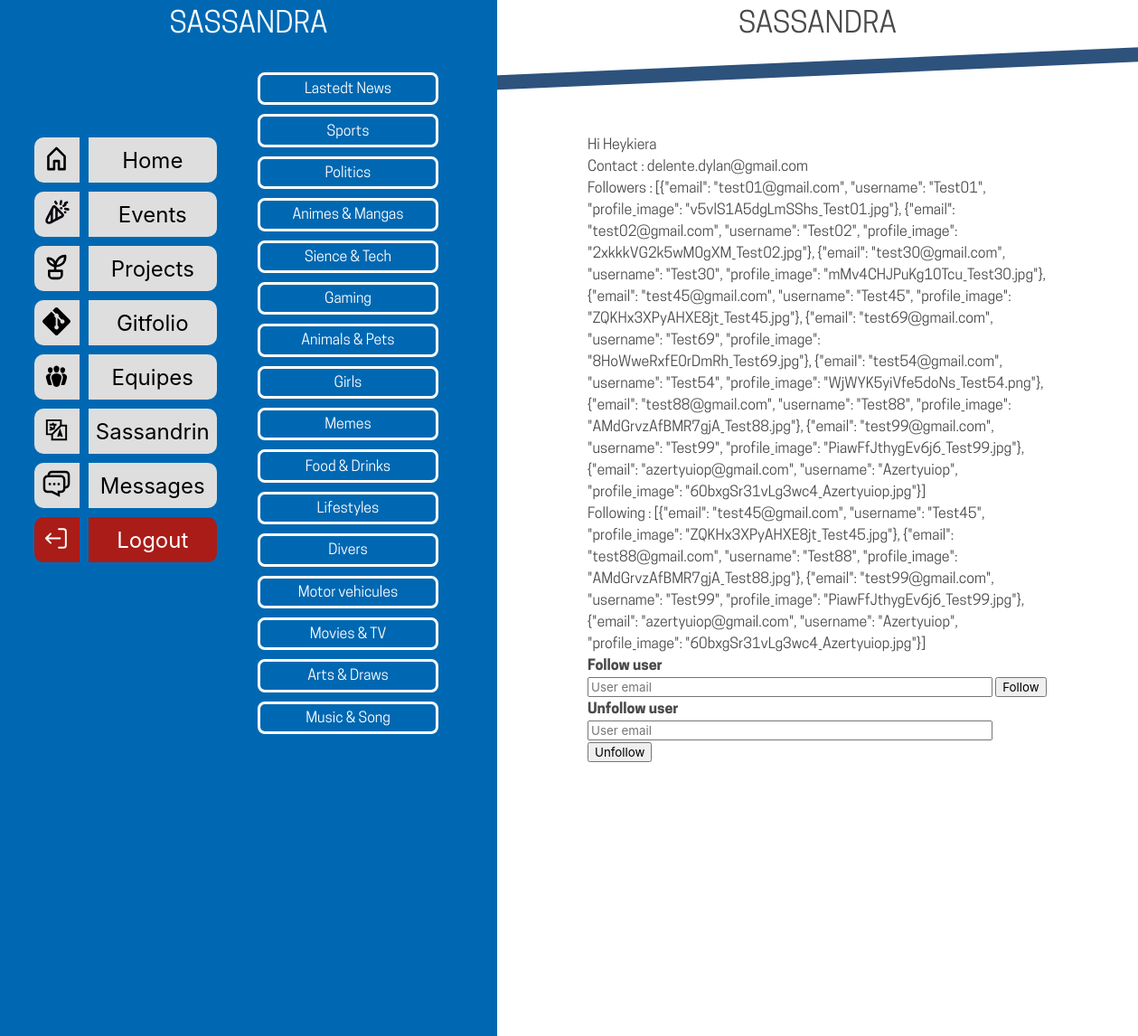
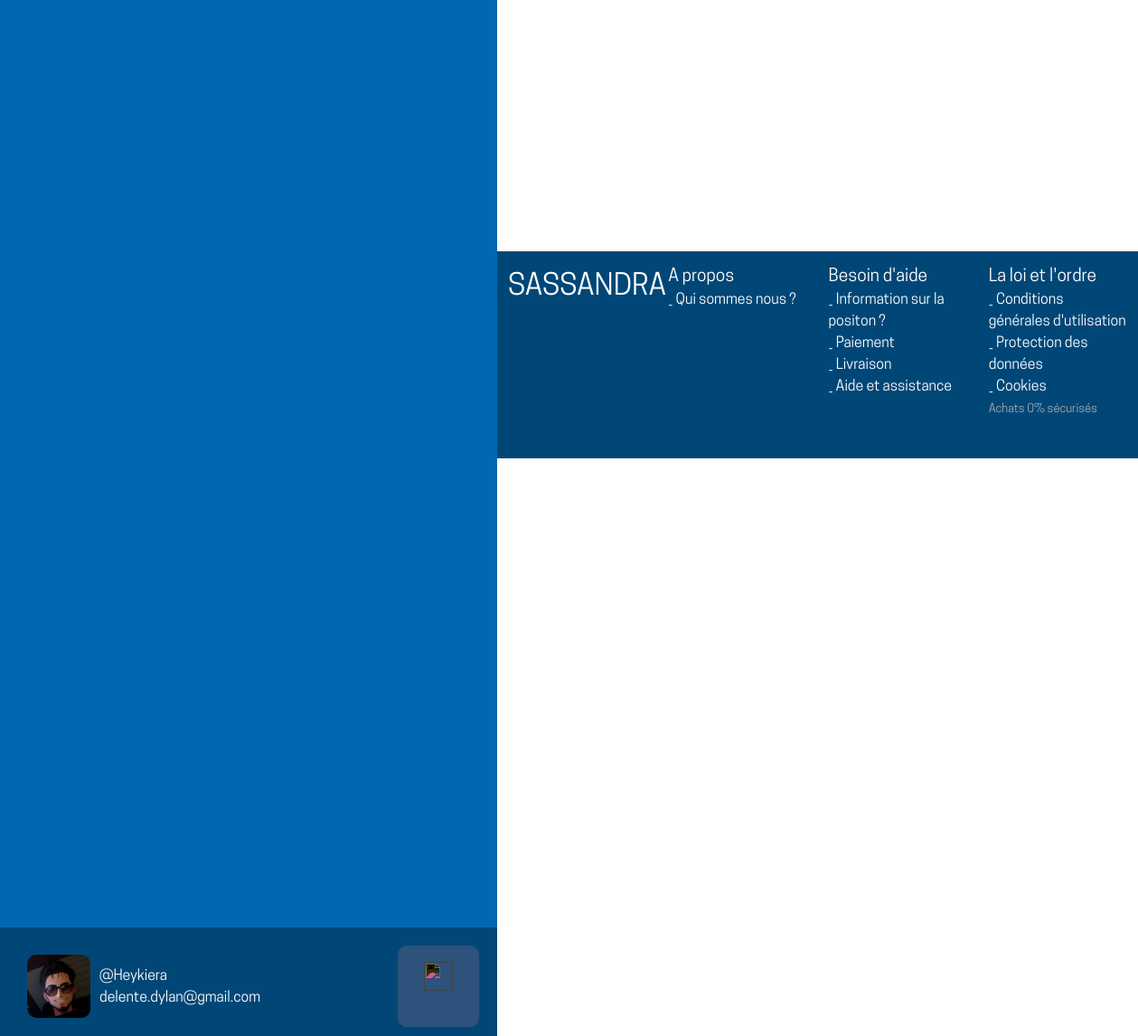
The app's page /home (signed in) with its own data (2 pictures, top to bottom).
### app.py (models this page shows, shortened)
class User(db.Model, UserMixin):
    id = db.Column(db.Integer, primary_key=True, default=lambda: random.randint(10000000, 99999999))
    username = db.Column(db.String(80), unique=True, nullable=False)
    email = db.Column(db.String(120), unique=True, nullable=False)
    password = db.Column(db.String(120), nullable=False)
    profile_image = db.Column(db.String(120), nullable=True)
    following = db.Column(db.JSON)
    followers = db.Column(db.JSON)
    descript = db.Column(db.String(240))

### app.py (the view)
@app.route('/home')
@login_required
def home():
    return render_template('home.html')

### app.py (called while the page is built)
@login_manager.user_loader
def load_user(user_id):
    return User.query.get(int(user_id))

### templates/home.html (shortened to what this page needs)
<!DOCTYPE html>
<html lang="fr">
    <head>
        <link rel="stylesheet" href="../static/css/bulma.min.css">
        <link rel="stylesheet" href="../static/css/style2.css">
    </head>
    <body>
        <aside>
            <header>
                <h1>SASSANDRA</h1>
            </header>
            <nav class="nav-list" id="nav">
                <li>
                    <button class="icon" onclick= "window.location.href='{{ url_for('home') }}';"><img src="../static/img/svg/home.svg" alt=""></button>
                    <button class="btn selector active">Home</button>
                    <ul class="hide">
                        <li><label><input type="checkbox"><span>Lastedt News</span></label></li>
                        <li><label><input type="checkbox"><span>Sports</span></label></li>
                        <li><label><input type="checkbox"><span>Politics</span></label></li>
                        <li><label><input type="checkbox"><span>Animes & Mangas</span></label></li>
                        <li><label><input type="checkbox"><span>Sience & Tech</span></label></li>
                        <li><label><input type="checkbox"><span>Gaming</span></label></li>
                        <li><label><input type="checkbox"><span>Animals & Pets</span></label></li>
                        <li><label><input type="checkbox"><span>Girls</span></label></li>
                        <li><label><input type="checkbox"><span>Memes</span></label></li>
                        <li><label><input type="checkbox"><span>Food & Drinks</span></label></li>
                        <li><label><input type="checkbox"><span>Lifestyles</span></label></li>
                        <li><label><input type="checkbox"><span>Divers</span></label></li>
                        <li><label><input type="checkbox"><span>Motor vehicules</span></label></li>
                        <li><label><input type="checkbox"><span>Movies & TV</span></label></li>
                        <li><label><input type="checkbox"><span>Arts & Draws</span></label></li>
                        <li><label><input type="checkbox"><span>Music & Song</span></label></li>
                    </ul>
                </li>
                <li>
                    <button class="icon" onclick= "window.location.href='{{ url_for( 'events' ) }}';"><img src="../static/img/svg/events.svg" alt=""></button>
                    <button class="btn selector">Events</button>
                </li>
                <li>
                    <button class="icon" onclick= "window.location.href='{{ url_for( 'projects' ) }}';"><img src="../static/img/svg/projects.svg" alt=""></button>
                    <button class="btn selector">Projects</button>
                </li>
                <li>
                    <button class="icon" onclick= "window.location.href='{{ url_for( 'gitfolio' ) }}';"><img src="../static/img/svg/git.svg" alt=""></button>
                    <button class="btn selector">Gitfolio</button>
                </li>
                <li>
                    <button class="icon" onclick= "window.location.href='{{ url_for( 'groups' ) }}';"><img src="../static/img/svg/groups.svg" alt=""></button>
                    <button class="btn selector">Equipes</button>
                </li>
                <li>
                    <button class="icon" onclick= "window.location.href='{{ url_for( 'sassandrin' ) }}';"><img src="../static/img/svg/language.svg" alt=""></button>
                    <button class="btn selector">Sassandrin</button>
                </li>
                <li>
                    <button class="icon" onclick= "window.location.href='{{ url_for( 'messages' ) }}';"><img src="../static/img/svg/messages.svg" alt=""></button>
                    <button class="btn selector">Messages</button>
                </li>
                <li>
                    <button class="icon logout" onclick= "window.location.href='{{ url_for( 'logout' ) }}';"><img src="../static/img/svg/logout.svg" alt=""></button>
                    <button class="btn selector logout" onclick= "window.location.href='{{ url_for( 'logout' ) }}';">Logout</button>
                </li>
            </nav>
            <footer>
                <div class="user-info" onclick= "window.location.href='{{ url_for( 'profile' ) }}';">
                <img src="{{ url_for('static', filename='uploads/' + current_user.profile_image) }}" alt="User Picture">
                    <div class="user-details">
                        <h3 class="username">@{{ current_user.username }}</h3>
                        <p class="user-email">{{ current_user.email }}</p>
                    </div>
                </div >
                <div class="settings" onclick= "window.location.href='{{ url_for( 'settings' ) }}';">
                    <img src="../static/img/svg/settings-gear.svg" alt="">
                </div>
            </footer>
        </aside>
        <section>
            <header>
                <h1>SASSANDRA</h1>
            </header>
            <div class="container">
                <div class="post">
                    {% if current_user.is_authenticated %}
                        <p>Hi {{ current_user.username }}</p>
                        <p>Contact : {{ current_user.email }}</p>
                        <p>Followers : {{ current_user.followers }}</p>
                        <p>Following : {{ current_user.following }}</p>
                    {% endif %}
                    <form id="follow-user" action="/follow" method="post">
                        <div class="follow">
                            <label for="follow-email"><b>Follow user</b></label>
                            <input type="text" placeholder="User email" name="follow-email" size="45" required>
                            <button type="submit">Follow</button>
                        </div>
                    </form>
                    <form id="unfollow-user" action="/unfollow" method="post">
                        <div class="follow">
                            <label for="unfollow-email"><b>Unfollow user</b></label>
                            <input type="text" placeholder="User email" name="unfollow-email" size="45" required>
                            <button type="submit">Unfollow</button>
                        </div>
                    </form>
                    <br><br><br><br><br><br><br><br><br><br>
                    <br><br><br><br><br><br><br><br><br><br>
                </div>
            </div>
            <footer>
                <div class="column">
                    <h1 style="font-size: xx-large;">SASSANDRA</h1>
                </div>
                <div class="column">
                    <h2 style="font-size: larger;">A propos</h2>
                    <p>_ Qui sommes nous ?</p>
                </div>
                <div class="column">
                    <h2 style="font-size: larger;">Besoin d'aide</h2>
                    <p>_ Information sur la positon ?</p>
                    <p>_ Paiement</p>
                    <p>_ Livraison</p>
                    <p>_ Aide et assistance</p>
                </div>
                <div class="column">
                    <h2 style="font-size: larger;">La loi et l'ordre</h2>
                    <p>_ Conditions générales d'utilisation</p>
                    <p>_ Protection des données</p>
                    <p>_ Cookies</p>
                    <span style="color: darkgray; font-size: small;">Achats 0% sécurisés</span>
                </div>
            </footer>
        </section>
    </body>
</html>

### static/css/style2.css (style rules this page uses)
:root { --gouttiere: 2.5rem; --login-input: #00693E; --sidebar-backgroud: #0068b2; --sidebar-profile: #004777; --sidebar-color: #fff; --sidebar-input: #dedede; --sidebar-title: #AA1C17; --sidebar-span: #D8D8D8; --sidebar-svg: brightness(0) saturate(100%) invert(92%) sepia(0%) saturate(7492%) hue-rotate(68deg) brightness(110%) contrast(100%); --sidebar-svg-hover:brightness(0) saturate(100%) invert(92%) sepia(0%) saturate(7492%) hue-rotate(68deg) brightness(110%) contrast(100%); --section-background: #f9f7ed; --section-color: #262626; --section-input: #ffffff; --section-title: #2D527C; --section-svg: filter: brightness(0) saturate(100%) invert(91%) sepia(12%) saturate(3777%) hue-rotate(186deg) brightness(111%) contrast(104%); --section-svg-hover: brightness(0) saturate(100%) invert(30%) sepia(25%) saturate(1116%) hue-rotate(171deg) brightness(92%) contrast(93%); }
* { font-family: 'Texte'; }
aside { background-color: var(--sidebar-backgroud); position: fixed; color: var(--sidebar-color); width: 550px; height: 100%; left: 0; padding: 0; margin: 0; overflow-x:hidden; }
aside header { background-color: var(--sidebar-backgroud); height: 5%; font-size: xx-large; text-align: center; align-items: center; justify-content: center; }
aside nav { background-color: var(--sidebar-backgroud); height: calc(100%); overflow-x: hidden; }
aside footer { background-color: var(--sidebar-profile); color: var(--sidebar-color); position: sticky; height: 120px; width: 100%; bottom: 0%; left: 0%; padding: 20px; }
aside footer > * { align-items: center; justify-content: center; display:inline-block; vertical-align:middle; }
section { width: calc(100% - 550px); position: relative; float: right; }
section header { padding: 0; font-size: xx-large; text-align: center; align-items: center; }
section header::after { content: ''; display: block; position: absolute; left: -1rem; z-index: -1; width: 110%; height: 10em; background-color: inherit; top: 0.2rem; transform: translateY(20%) skewY(-2.5deg); border-top: 1rem solid var(--section-title); }
section footer { background-color: var(--sidebar-profile); width: 100%; display: table; color: var(--sidebar-color); padding-bottom: 2rem; }
.user-info { width: calc(100% - 110px); margin-right: 10px; color: var(--sidebar-color); text-align: left; display: inline-flex; justify-content: start; }
.user-info img { height: 70px; width: 70px; margin: 10px; border-radius: 10px; object-fit: cover; }
.settings { background-color: var(--section-title); float: right; width: 90px; height: 90px; border-radius: 10px; text-align: center; justify-content: center; }
.settings img { width: 60%; height: 60%; transition: transform 0.2s ease-in; filter: saturate(100%) invert(100%) sepia(0%) hue-rotate(35deg) brightness(107%) contrast(101%); margin: 20%; }
.nav-list { padding: 5% }
.nav-list > li { list-style: none; margin: 10px; display: flex; }
.icon { display: inline-block; width: 50px; height: 50px; border: none; border-top-left-radius: 10px; border-bottom-left-radius: 10px; cursor: pointer; background-color: var(--sidebar-input); margin-right: 10px; }
.icon img { padding: 10%; }
.btn { display: inline-block; width: 30%; height: 50px; font-size: x-large; border: none; border-top-right-radius: 10px; border-bottom-right-radius: 10px; cursor: pointer; background-color: var(--sidebar-input); }
.hide { position: absolute; left: 50%; top: 70px; display: none; color: var(--section-input); width: 40%; }
.active + .hide { display: block; }
.hide span { display: block; text-align: center; padding: 0.2rem; font-size: 1rem; border: solid 0.2rem var(--section-input); border-radius: 0.5rem; cursor: pointer; margin: 10px; }
.logout { background-color: var(--sidebar-title); color: var(--sidebar-color); }
.logout img { filter: brightness(0) saturate(100%) invert(99%) sepia(87%) saturate(45%) hue-rotate(264deg) brightness(119%) contrast(100%); }
.column { float: left; width: 25%; }
.container { margin: 100px; }

### records on screen
User: profile_image (picture), username "Heykiera", email "delente.dylan@gmail.com", followers "[{\"email\": \"test01@gmail.com\", \"username\": \"Test01\", \"profile_image\": \"v5vlS1A5dgLmSShs_Test01.jpg\"}, {\"email\": \"test02@gmail.com\", \"username\": \"Test02\", \"profile_image\": \"2xkkkVG2k5wM0gXM_Test02.jpg\"}, {\"email\": \"test30@gmail.com\", \"username\": \"Test30\", \"profile_image\": \"mMv4CHJPuKg10Tcu_Test30.jpg\"}, {\"email\": \"test45@gmail.com\", \"username\": \"Test45\", \"profile_image\": \"ZQKHx3XPyAHXE8jt_Test45.jpg\"}, {\"email\": \"test69@gmail.com\", \"username\": \"Test69\", \"profile_image\": \"8HoWweRxfE0rDmRh_Test69.jpg\"}, {\"email\": \"test54@gmail.com\", \"username\": \"Test54\", \"profile_image\": \"WjWYK5yiVfe5doNs_Test54.png\"}, {\"email\": \"test88@gmail.com\", \"username\": \"Test88\", \"profile_image\":…", following "[{\"email\": \"test45@gmail.com\", \"username\": \"Test45\", \"profile_image\": \"ZQKHx3XPyAHXE8jt_Test45.jpg\"}, {\"email\": \"test88@gmail.com\", \"username\": \"Test88\", \"profile_image\": \"AMdGrvzAfBMR7gjA_Test88.jpg\"}, {\"email\": \"test99@gmail.com\", \"username\": \"Test99\", \"profile_image\": \"PiawFfJthygEv6j6_Test99.jpg\"}, {\"email\": \"azertyuiop@gmail.com\", \"username\": \"Azertyuiop\", \"profile_image\": \"60bxgSr31vLg3wc4_Azertyuiop.jpg\"}]"
